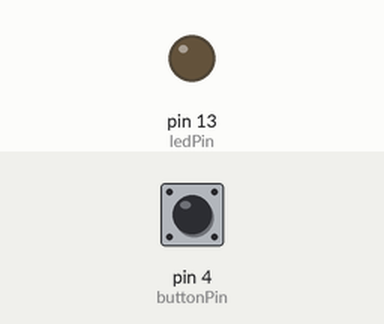
Recording of a sketch running on a simulated Arduino Uno, built with avr-gcc and run on an emulated ATmega328P. Shown: output pins drawn as LEDs (lit = HIGH). The inputs (shaded band) are chosen by the test bench; at power-on: pin 4 (buttonPin) HIGH.

Above: at 1.2 s.
1.3 s: pin 4 (buttonPin) pulled LOW for 0.15 s
At 1.4 s:
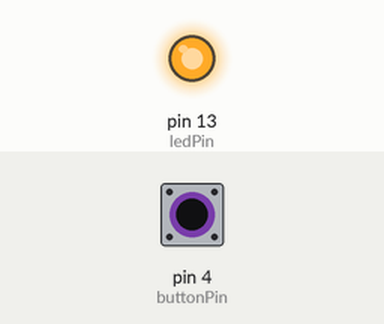
3.0 s: pin 4 (buttonPin) pulled LOW for 3.2 s
At 6.5 s:
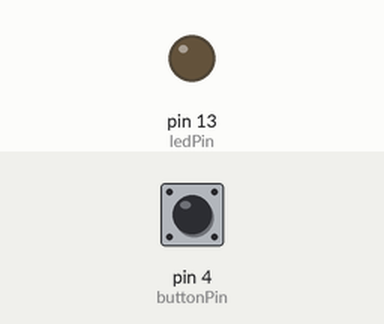
Timing chart, 0 to 8.0 s (numbered marks = the images above; inputs shaded):
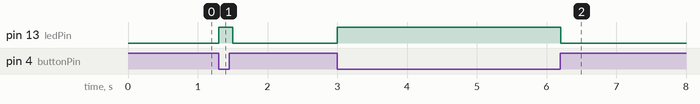

Measured:
- after the input at 1.3 s, pin 13 (ledPin): LOW → HIGH at once, → LOW 0.20 s later
- after the input at 3.0 s, pin 13 (ledPin): LOW → HIGH at once, → LOW 3.2 s later

The sketch:

ws02_digital_input_pullup.ino
```cpp
const int ledPin = 13;
const int buttonPin = 4;

void setup() {
  pinMode(ledPin, OUTPUT);
  pinMode(buttonPin, INPUT_PULLUP);
}

void loop() {
  int buttonState = digitalRead(buttonPin);

  if (buttonState == LOW) {
    digitalWrite(ledPin, HIGH);
  }
   else
  {
    digitalWrite(ledPin, LOW);
  }

  delay(100);
}
```
